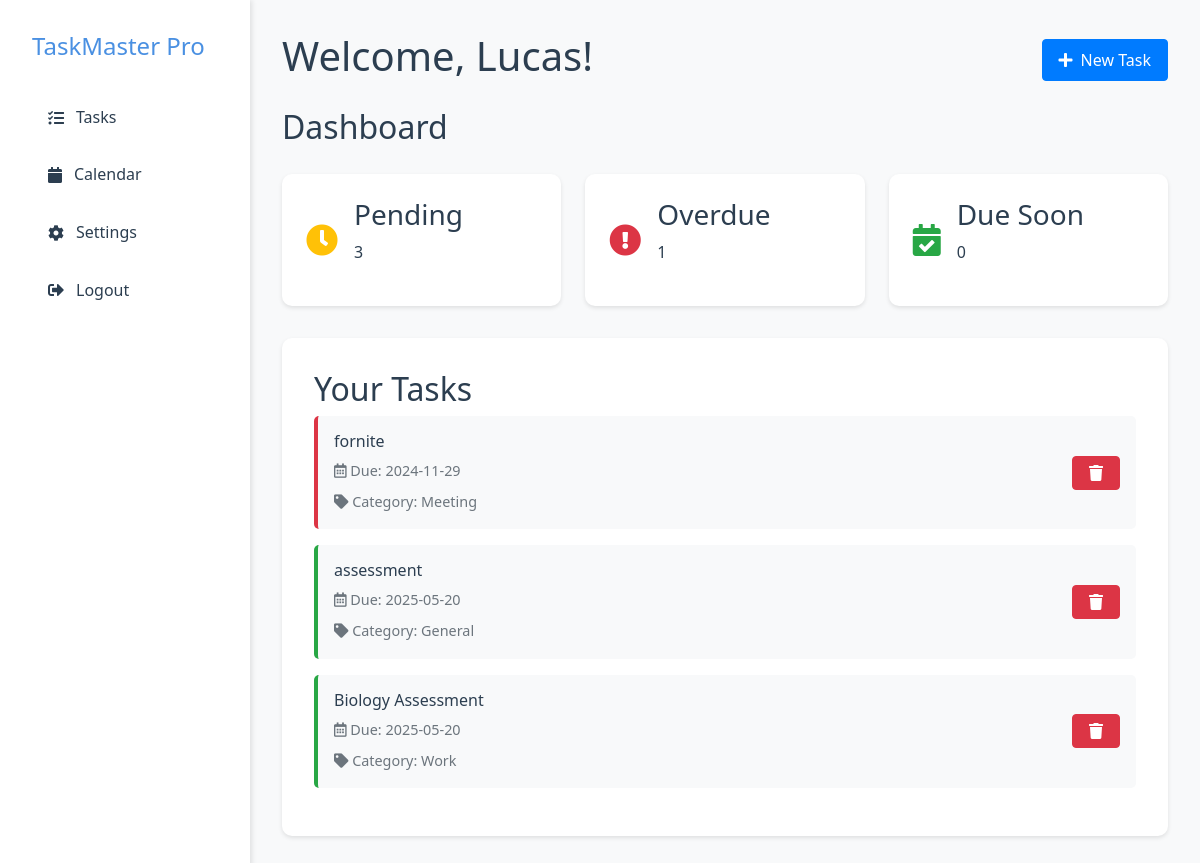
/dashboard (signed in), run on an earlier commit of the app's database.
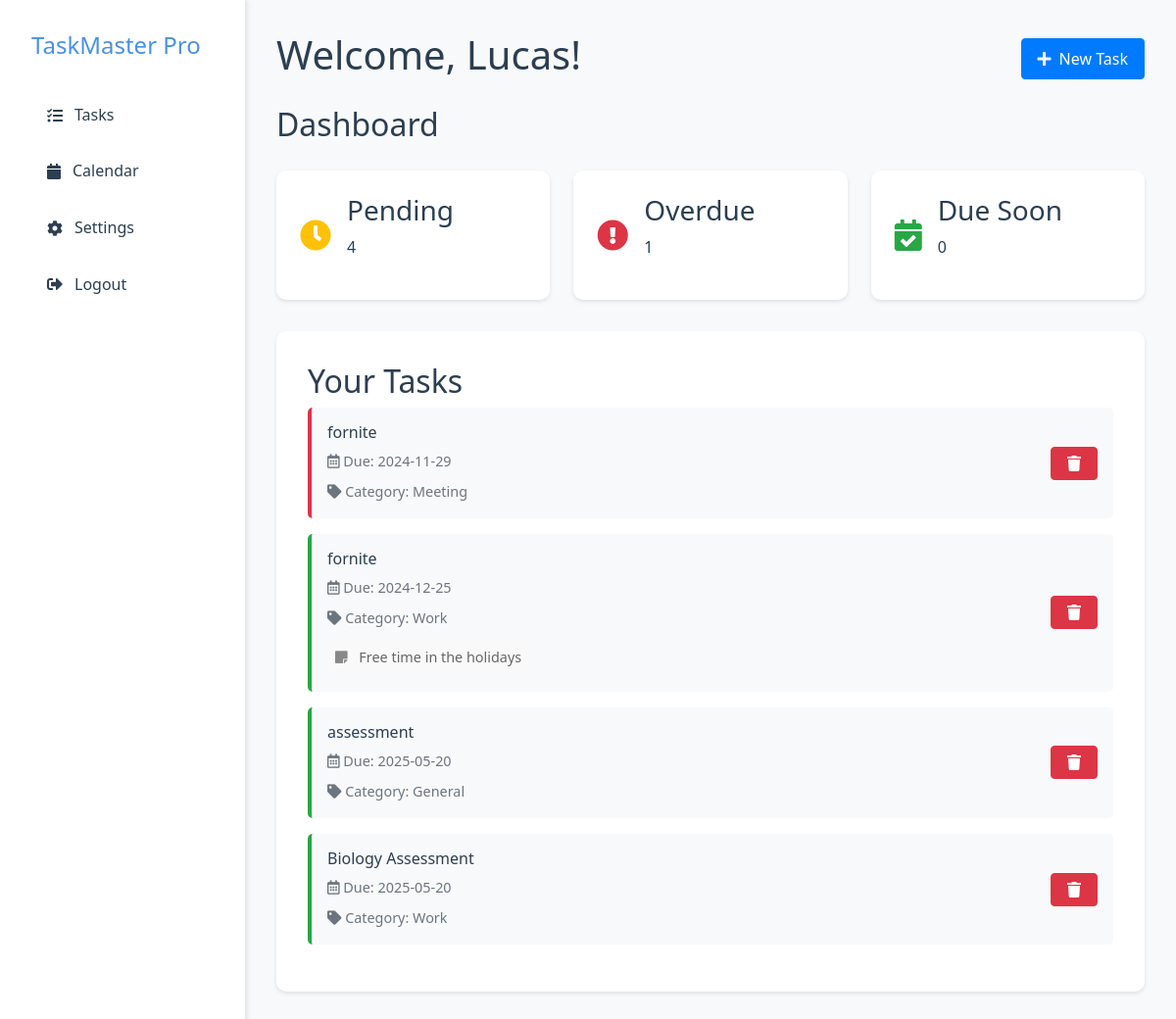
And on a later commit of the database.
### tables this page shows
CREATE TABLE todos (
                id INTEGER PRIMARY KEY AUTOINCREMENT,
                user_id INTEGER NOT NULL,
                task TEXT NOT NULL,
                due_date TEXT NOT NULL,
                done BOOLEAN NOT NULL DEFAULT 0, category_id INTEGER 
            REFERENCES categories(id), category TEXT DEFAULT 'General', notes TEXT DEFAULT '',
                FOREIGN KEY (user_id) REFERENCES users (id)
            );

### app.py (the view, shortened to what this page needs)
@app.route("/dashboard", methods=["GET", "POST"])
def dashboard():
    if 'user_id' not in session:
        flash("Please login first!", "error")
        return redirect(url_for("login"))
    conn = sqlite3.connect(DB_PATH)
    cursor = conn.cursor()
    cursor.execute("""
        SELECT id, task, due_date, category, notes
        FROM todos
        WHERE user_id = ?
        ORDER BY date(due_date) ASC
    """, (session['user_id'],))
    todos = cursor.fetchall()
    conn.close()
    todo_list = []
    for todo in todos:
        due_date = datetime.fromisoformat(todo[2])
        time_left = due_date - datetime.now()
        if time_left.total_seconds() < 0:
            color = "red"  # Overdue
        elif time_left <= timedelta(days=7):
            color = "yellow"  # Due soon
        else:
            color = "on-time"
        todo_list.append({
            "id": todo[0],
            "task": todo[1],
            "due_date": due_date.strftime("%Y-%m-%d"),
            "category": todo[3],
            "notes": todo[4],  # Add notes to the todo item
            "color": color
        })
    return render_template("dashboard.html", todo_list=todo_list)

### templates/dashboard.html (shortened to what this page needs)
<!DOCTYPE html>
<html lang="en">
<head>
    <link rel="stylesheet" href="{{ url_for('static', filename='css/style.css') }}">
    <link rel="stylesheet" href="https://cdnjs.cloudflare.com/ajax/libs/font-awesome/5.15.4/css/all.min.css">
</head>
<body class="dashboard-body">
    <div class="dashboard-container">
        <aside class="sidebar">
            <div class="sidebar-header">
                <h2 class="logo">TaskMaster Pro</h2>
            </div>
            <nav class="sidebar-nav">
                <a href="{{ url_for('dashboard') }}" class="nav-item {% if active_page == 'tasks' %}active{% endif %}">
                    <i class="fas fa-tasks"></i> Tasks
                </a>
                <a href="{{ url_for('calendar_view') }}" class="nav-item {% if active_page == 'calendar' %}active{% endif %}">
                    <i class="fas fa-calendar"></i> Calendar
                </a>
                <a href="{{ url_for('settings') }}" class="nav-item {% if active_page == 'settings' %}active{% endif %}">
                    <i class="fas fa-cog"></i> Settings
                </a>
                <a href="{{ url_for('logout') }}" class="nav-item">
                    <i class="fas fa-sign-out-alt"></i> Logout
                </a>
            </nav>
        </aside>
        <main class="main-content">
            <header class="dashboard-header">
                <h1>Welcome, {{ session['username'] }}!</h1>
                <div class="header-actions">
                    <button class="btn btn-primary" onclick="document.getElementById('addTaskModal').style.display='block'">
                        <i class="fas fa-plus"></i> New Task
                    </button>
                </div>
            </header>
            <div class="dashboard-header">
                <h2>Dashboard</h2>
            </div>
            <div class="task-summary">
                <div class="summary-card">
                    <i class="fas fa-clock text-warning"></i>
                    <div class="summary-info">
                        <h3>Pending</h3>
                        <p>{{ todo_list|length }}</p>
                    </div>
                </div>
                <div class="summary-card">
                    <i class="fas fa-exclamation-circle text-danger"></i>
                    <div class="summary-info">
                        <h3>Overdue</h3>
                        <p>{{ todo_list|selectattr('color', 'equalto', 'red')|list|length }}</p>
                    </div>
                </div>
                <div class="summary-card">
                    <i class="fas fa-calendar-check text-success"></i>
                    <div class="summary-info">
                        <h3>Due Soon</h3>
                        <p>{{ todo_list|selectattr('color', 'equalto', 'yellow')|list|length }}</p>
                    </div>
                </div>
            </div>
            <div class="task-list">
                <h2>Your Tasks</h2>
                {% if todo_list %}
                    {% for todo in todo_list %}
                    <div class="task-card status-{{ todo.color }}">
                        <div class="task-content">
                            <h3>{{ todo.task }}</h3>
                            <p><i class="far fa-calendar-alt"></i> Due: {{ todo.due_date }}</p>
                            <p><i class="fas fa-tag"></i> Category: {{ todo.category }}</p>
                            {% if todo.notes %}
                            <div class="task-notes">
                                <i class="fas fa-sticky-note"></i>
                                <span>{{ todo.notes }}</span>
                            </div>
                            {% endif %}
                        </div>
                        <div class="task-actions">
                            <a href="{{ url_for('delete_task', task_id=todo.id) }}" class="btn btn-danger btn-sm">
                                <i class="fas fa-trash"></i>
                            </a>
                        </div>
                    </div>
                    {% endfor %}
                {% else %}
                    <div class="empty-state">
                        <i class="fas fa-clipboard-list"></i>
                        <p>No tasks yet. Add your first task to get started!</p>
                    </div>
                {% endif %}
            </div>
        </main>
    </div>
</body>
</html>

### static/css/style.css (style rules this page uses)
:root { --primary-color: #4a90e2; --secondary-color: #2c3e50; --background-color: #f5f6fa; --text-color: #2c3e50; --spacing: 2rem; }
* { margin: 0; padding: 0; box-sizing: border-box; }
body { font-family: 'Segoe UI', system-ui, sans-serif; line-height: 1.6; color: var(--text-color); background-color: var(--background-color); }
.logo { font-size: 1.5rem; color: var(--primary-color); }
.btn { padding: 0.5rem 1.5rem; border-radius: 5px; text-decoration: none; font-weight: 500; transition: all 0.3s ease; }
.btn-primary { background: var(--primary-color); color: white; }
.dashboard-body { background-color: #f8f9fa; height: 100vh; overflow: hidden; }
.dashboard-container { display: flex; height: 100vh; }
.sidebar { width: 250px; background: white; box-shadow: 2px 0 5px rgba(0,0,0,0.1); padding: 2rem; }
.sidebar-header { margin-bottom: 2rem; }
.nav-item { display: flex; align-items: center; padding: 0.75rem 1rem; color: var(--secondary-color); text-decoration: none; border-radius: 5px; margin-bottom: 0.5rem; }
.nav-item i { margin-right: 0.75rem; }
.main-content { flex: 1; padding: 2rem; overflow-y: auto; }
.dashboard-header { display: flex; justify-content: space-between; align-items: center; margin-bottom: 2rem; }
.task-summary { display: grid; grid-template-columns: repeat(auto-fit, minmax(200px, 1fr)); gap: 1.5rem; margin-bottom: 2rem; }
.summary-card { background: white; padding: 1.5rem; border-radius: 10px; display: flex; align-items: center; box-shadow: 0 2px 4px rgba(0,0,0,0.1); }
.summary-card i { font-size: 2rem; margin-right: 1rem; }
.text-warning { color: #ffc107; }
.text-danger { color: #dc3545; }
.text-success { color: #28a745; }
.task-list { background: white; padding: 2rem; border-radius: 10px; box-shadow: 0 2px 4px rgba(0,0,0,0.1); }
.task-card { display: flex; justify-content: space-between; align-items: center; padding: 1rem; border-radius: 5px; margin-bottom: 1rem; background: #f8f9fa; border-left: 4px solid #ddd; }
.status-red { border-left-color: #dc3545; }
.status-on-time { border-left-color: #28a745; }
.task-content h3 { margin: 0; font-size: 1rem; }
.task-content p { margin: 0.5rem 0 0; color: #6c757d; font-size: 0.9rem; }
.btn-sm { padding: 0.25rem 0.5rem; font-size: 0.875rem; }
.btn-danger { background: #dc3545; color: white; }

### templates/dashboard.html (style rules this page uses)
.dashboard-header { display: flex; justify-content: space-between; align-items: center; margin-bottom: 20px; }
.btn { padding: 8px 16px; text-decoration: none; border-radius: 4px; display: inline-flex; align-items: center; gap: 0.5rem; }
.btn-primary { background-color: #007bff; color: white; }
.btn-danger { background-color: #dc3545; color: white; }
.btn i { font-size: 1rem; }
.task-notes { margin-top: 0.5rem; font-size: 0.9em; color: #666; padding: 0.5rem; background-color: #f9f9f9; border-radius: 4px; }
.task-notes i { margin-right: 0.5rem; color: #888; }

What changed in the data, as far as the page shows it:
added todos: task "fornite", due_date "2024-12-25", category "Work", notes "Free time in the holidays"
Also different on the page:
{{ todo_list|length }}: "3" → "4"
